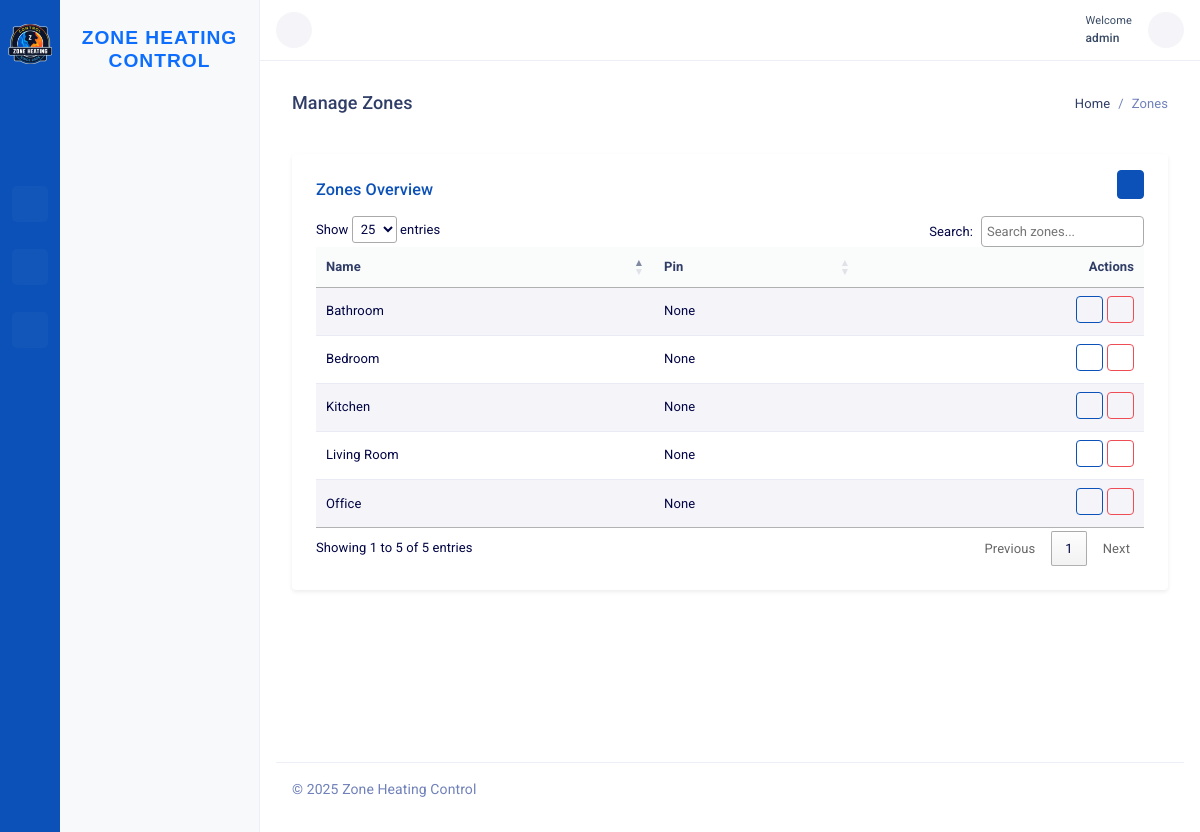
Page /zones/ (signed in) on the committed database.
### controller/models.py (models this page shows, shortened)
class Zone(models.Model):
    name = models.CharField(max_length=100)
    pin = models.PositiveIntegerField(unique=True, null=True, blank=True)
    current_temperature = models.FloatField(default=20.0)

### controller/views.py (the view)
# urls.py: path("zones/", ZoneListView.as_view(), name="zone-list"),
class ZoneListView(ListView):
    model = Zone
    template_name = "controller/zones.html"
    context_object_name = "zones"
    def get_context_data(self, **kwargs):
        context = super().get_context_data(**kwargs)
        overrides = get_active_overrides()
        context.update({
            "overrides": {o.zone.id: o for o in overrides},
            "page_title": "Manage Zones",
            "breadcrumbs": [
                {"name": "Home", "url": "/", "active": False},
                {"name": "Zones", "url": None, "active": True},
            ]
        })
        return context

### controller/views.py (called while the page is built)
def get_active_overrides():
    now = timezone.now()
    return list(
        ManualOverride.objects.filter(active_from__lte=now).filter(
            Q(active_until__gte=now) | Q(active_until__isnull=True)
        )
    )

### core/context_processors.py (called while the page is built, shortened)
def sidebar_tabs(request):
    if not request.user.is_authenticated:
        return {"SIDEBAR_TABS": []}
    tabs = []
    resolver_match = getattr(request, "resolver_match", None)
    current_url_name = resolver_match.url_name if resolver_match else None
    for tab in SIDEBAR_TABS:
        tab_copy = tab.copy()
        tab_copy["is_active"] = False
        links_copy = []
        for link in tab_copy.get("links", []):
            link_copy = link.copy()
            link_copy["is_active"] = False
            if link.get("url_name") == current_url_name:
                link_copy["is_active"] = True
                tab_copy["is_active"] = True
            children_copy = []
            links_copy.append(link_copy)
        tab_copy["links"] = links_copy
        tabs.append(tab_copy)
    return {"SIDEBAR_TABS": tabs}

### controller/templates/controller/zones.html (shortened to what this page needs)
{% extends 'controller/base_controller.html' %}
{% block content_dashboard %}
<div class="container-fluid py-4">
    <div class="card shadow-sm border-0">
        <div class="card-header bg-transparent border-0 pt-3 pb-2 px-4 d-inline-flex justify-content-between align-items-center">
            <h5 class="fw-semibold mb-0 text-primary">Zones Overview</h5>
            <a href="{% url 'controller:zone-create' %}" class="btn btn-primary btn-sm d-flex align-items-center p-2">
                <i class="ti ti-plus"></i>
            </a>
        </div>
        <div class="card-body pt-2 px-4 pb-4">
            <div class="table-responsive">
                <table id="zonesTable" class="table table-hover table-striped align-middle mb-0 nowrap" style="width:100%">
                    <thead class="table-light">
                        <tr>
                            <th>Name</th>
                            <th>Pin</th>
                            <th class="text-end">Actions</th>
                        </tr>
                    </thead>
                    <tbody>
                        {% for zone in zones %}
                        <tr>
                            <td>{{ zone.name }}</td>
                            <td>{{ zone.pin }}</td>
                            <td class="text-end">
                                <div class="d-inline-flex align-items-center gap-1 flex-wrap">
                                    <a href="{% url 'controller:zone-update' zone.id %}" class="btn btn-sm btn-outline-primary mb-1">
                                        <i class="ti ti-edit"></i>
                                    </a>
                                    <button type="button"
                                            class="btn btn-sm btn-outline-danger delete-btn mb-1"
                                            data-bs-toggle="modal"
                                            data-bs-target="#deleteModal"
                                            data-id="{{ zone.id }}"
                                            data-name="{{ zone.name }}">
                                        <i class="ti ti-trash"></i>
                                    </button>
                                </div>
                            </td>
                        </tr>
                        {% empty %}
                        <tr>
                            <td colspan="3" class="text-center py-4 text-muted">No zones yet.</td>
                        </tr>
                        {% endfor %}
                    </tbody>
                </table>
            </div>
        </div>
    </div>
</div>
{% endblock %}

### core/templates/includes/topbar.html (shortened to what this page needs)
{% load static %}
{% load i18n %}
<div class="topbar">
    <nav class="navbar-custom" id="navbar-custom">
        <ul class="list-unstyled topbar-nav float-end mb-0">
            {% if request.user.is_authenticated %}
            <li class="dropdown">
                <a class="nav-link dropdown-toggle nav-user" data-bs-toggle="dropdown" href="#" role="button"
                    aria-haspopup="false" aria-expanded="false">
                    <div class="d-flex align-items-center">
                        <div>
                            <small class="d-block font-11">{% trans 'Welcome' %}</small>
                            <span class="d-block fw-semibold font-12">
                                {{ request.user.get_full_name|default:request.user.username }}
                                <i class="mdi mdi-chevron-down"></i>
                            </span>
                        </div>
                    </div>
                </a>
            </li>
            <li class="dropdown">
                <a class="nav-link arrow-none nav-icon"
                href="{% url 'core:settings' %}"
                role="button"
                aria-label="Settings">
                    <i class="ti ti-settings"></i>
                </a>
            </li>
            {% endif %}
        </ul>
        <ul class="list-unstyled topbar-nav mb-0">
            <li>
                <button class="nav-link button-menu-mobile nav-icon" id="togglemenu">
                    <i class="ti ti-menu-2"></i>
                </button>
            </li>
        </ul>
    </nav>
</div>

### rows in the picture
Zone: name "Living Room", pin "None"
Zone: name "Bedroom", pin "None"
Zone: name "Kitchen", pin "None"
Zone: name "Bathroom", pin "None"
Zone: name "Office", pin "None"

### other values in the picture
{{ request.user.get_full_name|default:request.user.username }} "admin"
{{ crumb.name }} "Home"
{{ crumb.name }} "Zones"
{{ page_title }} "Manage Zones"
